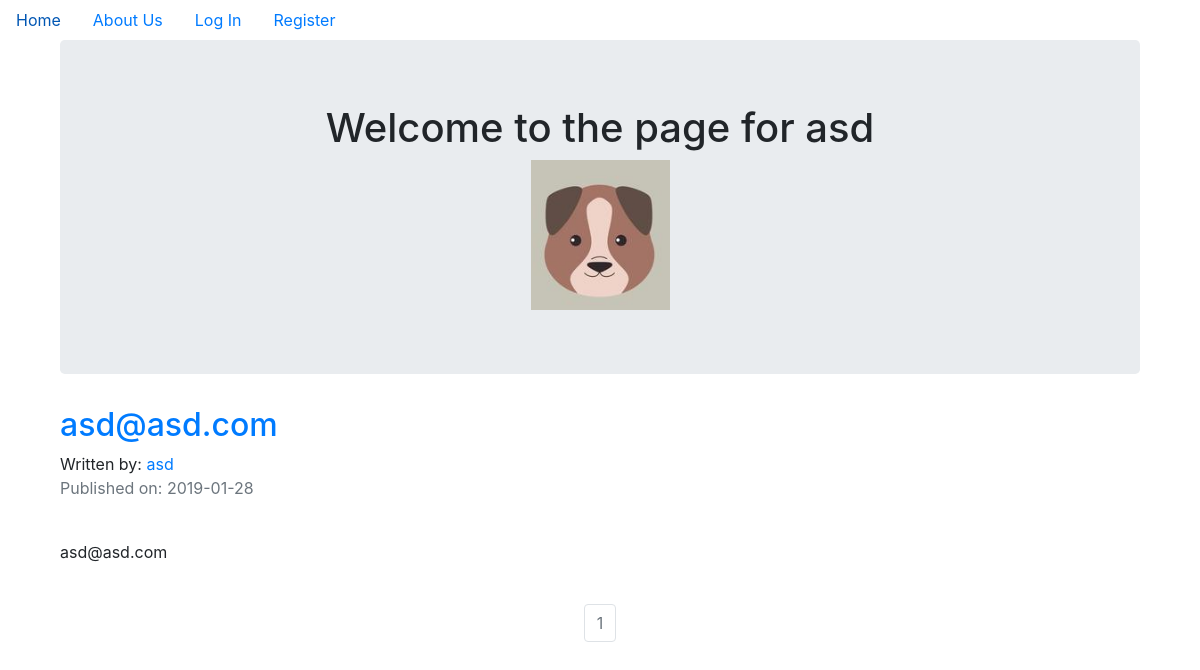
/asd, run on the app's committed database.
### puppycompanyblog/models.py (models this page shows, shortened)
class User(db.Model, UserMixin):
    __tablename__ = 'users'
    id = db.Column(db.Integer, primary_key = True)
    profile_image = db.Column(db.String(20), nullable=False, default='default_profile.png')
    email = db.Column(db.String(64), unique=True, index=True)
    username = db.Column(db.String(64), unique=True, index=True)
    password_hash = db.Column(db.String(128))
    posts = db.relationship('BlogPost', backref='author', lazy=True)

class BlogPost(db.Model):
    users = db.relationship(User)
    id = db.Column(db.Integer, primary_key=True)
    user_id = db.Column(db.Integer, db.ForeignKey('users.id'), nullable=False)
    date = db.Column(db.DateTime, nullable=False, default=datetime.utcnow)
    title = db.Column(db.String(140), nullable=False)
    text = db.Column(db.Text, nullable=False)

### puppycompanyblog/users/views.py (the view)
@users.route("/<username>")
def user_posts(username):
    page = request.args.get('page', 1, type=int)
    user = User.query.filter_by(username=username).first_or_404()
    blog_posts = BlogPost.query.filter_by(author=user).order_by(BlogPost.date.desc()).paginate(page=page, per_page=5)
    return render_template('user_blog_posts.html', blog_posts=blog_posts, user=user)

### puppycompanyblog/templates/user_blog_posts.html (shortened to what this page needs)
{% extends "base.html" %}
{% block content %}
<div class="container">
  <div class="jumbotron">
    <div align='center'>
      <h1 >Welcome to the page for {{user.username}}</h1>
      <img align='center' src="{{ url_for('static', filename='profile_pics/' + user.profile_image) }}">
    </div>
  </div>
{% for post in blog_posts.items %}
          <h2><a href="{{ url_for('blog_posts.blog_post', blog_post_id=post.id) }}">{{ post.title }}</a></h2>
          Written by: <a href="{{ url_for('users.user_posts', username=post.author.username) }}">{{ post.author.username }}</a>
          <p class="text-muted">Published on: {{ post.date.strftime('%Y-%m-%d') }}</p>
          <br>
            <p>{{post.text}}</p>
          <br>
{% endfor %}
</div>
<nav aria-label="Page navigation example">
  <ul class="pagination justify-content-center">
    {% for page_num in blog_posts.iter_pages(left_edge=1, right_edge=1, left_current=1, right_current=2) %}
            {% if blog_posts.page == page_num %}
              <li class="page-item disabled">
                <a class="page-link" href="{{ url_for('users.user_posts', username=user.username, page=page_num) }}">{{ page_num }}</a></li>
            {% else %}
              <li class="page-item"><a class="page-link" href="{{ url_for('users.user_posts', username=user.username, page=page_num) }}">{{ page_num }}</a></li>
            {% endif %}
    {% endfor %}
</nav>
{% endblock content %}

### puppycompanyblog/templates/base.html (shortened to what this page needs)
<!DOCTYPE html>
<html>
  <head>
    <link rel="stylesheet" href="https://maxcdn.bootstrapcdn.com/bootstrap/4.0.0/css/bootstrap.min.css">
  </head>
  <body>
  <ul class="nav">
  <li class="nav-item">
    <a class="nav-link" href="{{ url_for('core.index') }}">Home</a>
  </li>
  <li class="nav-item">
    <a class="nav-link" href="{{ url_for('core.info') }}">About Us</a>
  </li>
    {% if current_user.is_authenticated %}
    <li class="nav-link"><a href="{{ url_for('users.logout') }}">Log Out</a></li>
    <li class="nav-link"><a href="{{ url_for('users.account') }}">Account</a></li>
    <li class="nav-link"><a href="{{ url_for('blog_posts.create_post') }}">Create Post</a></li>
    {% else %}
    <li class="nav-link"><a href="{{ url_for('users.login') }}">Log In</a></li>
    <li class="nav-link"><a href="{{ url_for('users.register') }}">Register</a></li>
    {% endif %}
</ul>
<div class="container">
  {% block content %}
  {% endblock %}
</div>
  </body>
</html>

### data on the page
User: username "asd", profile_image (placeholder picture)
BlogPost: title "asd@asd.com", author.username "asd", date "2019-01-28", text "asd@asd.com"

### other printed values
{{ page_num }} "1"
